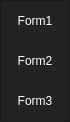
        <widget class="QFrame" name="frame_left_menu">
         <property name="minimumSize">
          <size>
           <width>70</width>
           <height>0</height>
          </size>
         </property>
         <property name="maximumSize">
          <size>
           <width>70</width>
           <height>16777215</height>
          </size>
         </property>
         <property name="styleSheet">
          <string notr="true">background-color: rgb(35, 35, 35);</string>
         </property>
         <property name="frameShape">
          <enum>QFrame::StyledPanel</enum>
         </property>
         <property name="frameShadow">
          <enum>QFrame::Raised</enum>
         </property>
         <layout class="QVBoxLayout" name="verticalLayout_3">
          <property name="leftMargin">
           <number>0</number>
          </property>
          <property name="topMargin">
           <number>0</number>
          </property>
          <property name="rightMargin">
           <number>0</number>
          </property>
          <property name="bottomMargin">
           <number>0</number>
          </property>
          <item alignment="Qt::AlignTop">
           <widget class="QFrame" name="frame_top_menus">
            <property name="frameShape">
             <enum>QFrame::NoFrame</enum>
            </property>
            <property name="frameShadow">
             <enum>QFrame::Raised</enum>
            </property>
            <layout class="QVBoxLayout" name="verticalLayout_4">
             <property name="spacing">
              <number>0</number>
             </property>
             <property name="leftMargin">
              <number>0</number>
             </property>
             <property name="topMargin">
              <number>0</number>
             </property>
             <property name="rightMargin">
              <number>0</number>
             </property>
             <property name="bottomMargin">
              <number>0</number>
             </property>
             <item>
              <widget class="QPushButton" name="btn_page_1">
               <property name="minimumSize">
                <size>
                 <width>0</width>
                 <height>40</height>
                </size>
               </property>
               <property name="styleSheet">
                <string notr="true">QPushButton {
	color: rgb(255, 255, 255);
	background-color: rgb(35, 35, 35);
	border: 0px solid;
}
QPushButton:hover {
	background-color: rgb(85, 170, 255);
}</string>
               </property>
               <property name="text">
                <string>Form1</string>
               </property>
              </widget>
             </item>
             <item>
              <widget class="QPushButton" name="btn_page_2">
               <property name="minimumSize">
                <size>
                 <width>0</width>
                 <height>40</height>
                </size>
               </property>
               <property name="styleSheet">
                <string notr="true">QPushButton {
	color: rgb(255, 255, 255);
	background-color: rgb(35, 35, 35);
	border: 0px solid;
}
QPushButton:hover {
	background-color: rgb(85, 170, 255);
}</string>
               </property>
               <property name="text">
                <string>Form2</string>
               </property>
              </widget>
             </item>
             <item>
              <widget class="QPushButton" name="btn_page_3">
               <property name="minimumSize">
                <size>
                 <width>0</width>
                 <height>40</height>
                </size>
               </property>
               <property name="styleSheet">
                <string notr="true">QPushButton {
	color: rgb(255, 255, 255);
	background-color: rgb(35, 35, 35);
	border: 0px solid;
}
QPushButton:hover {
	background-color: rgb(85, 170, 255);
}</string>
               </property>
               <property name="text">
                <string>Form3</string>
               </property>
              </widget>
             </item>
            </layout>
           </widget>
          </item>
         </layout>
        </widget>
